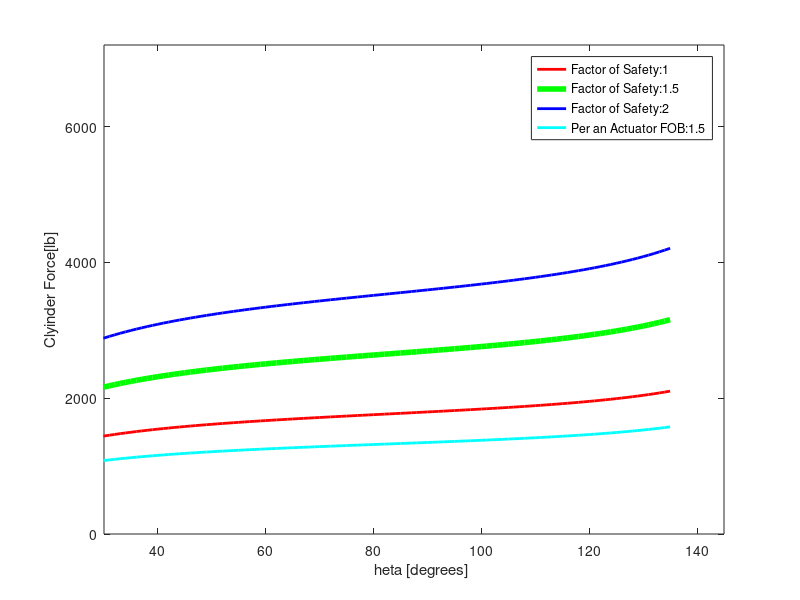
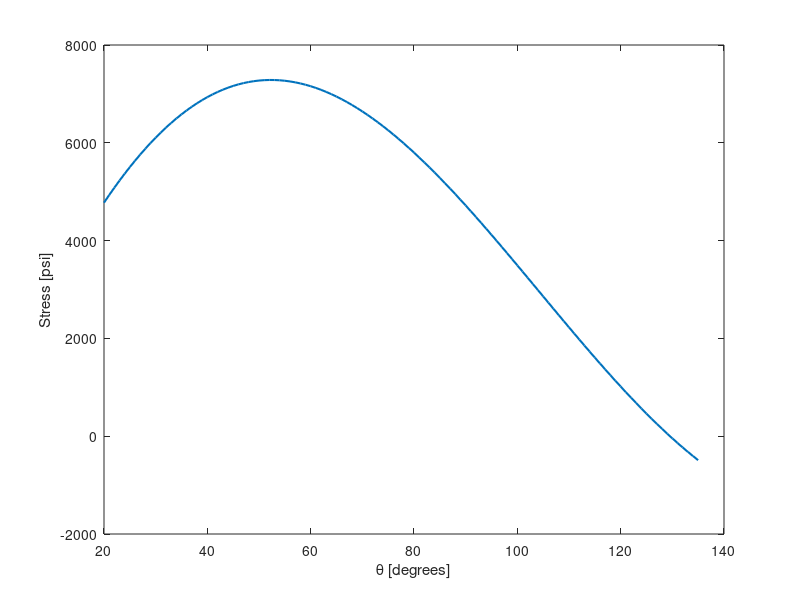

MATLAB code for these plots, in order:
%% Wesley Schumacher
% ME ID:627-566
% MCEN 4085 Senior Design
% Fall 2021
% Force Analysis

%% House-keeping Runner function
clc; close all;

%% Actuator Forces

%Constants
Weight = 600 + 50;                  % [lb] Weight of Bin plus Weight of Forks and Lifting Arm
DistanceFromPivotToCylinder = 24;%5.38;  % [inches]
%DistanceFromPivotToWeight = 32.61;     % [inches]




%DistanceFromPivotToCylinder = 10;  % [inches]
%DistanceFromPivotToWeight = 32.61-5;     % [inches]

DistanceFromPivotToWeight = linspace(45,39,116);
%Vaiables

theta = 20:135;                     % [degrees] The angle the Lifting Arm is from the frame
CylinderAgngle = 150:-1:35;         % [degrees] The Angle the Cylinder is from the Lifitng Arm
BinWeightangle = theta;             % [degrees] The Angle the weight is compared to the lifting Arm(Same direction as Gravity)

%650lb*sin(70)*(34in + 6.5in) = CF*sin(90)*(6.5in)  Cylinder Force = 3196 lbs

ClyinderForce = (Weight .* sind(BinWeightangle) .* (DistanceFromPivotToCylinder + DistanceFromPivotToWeight)) ./ (sind(CylinderAgngle) .* DistanceFromPivotToCylinder);

figure(1)
plot(theta,ClyinderForce, 'r','linewidth',2)

hold on
plot(theta,ClyinderForce*1.5, 'g','linewidth',4)
plot(theta,ClyinderForce*2, 'b','linewidth',2)
plot(theta,(ClyinderForce*1.5)/2, 'c','linewidth',2)

legend('Factor of Safety:1','Factor of Safety:1.5','Factor of Safety:2','Per an Actuator FOB:1.5','Location','northeast')
xlabel("\theta [degrees]")
ylabel("Clyinder Force[lb]")
xlim([30 145])
ylim([0000 7200])


%% Actuator Forces

%Square beam dimentions
side1 = 2;    %Inches 2x2 for example
thickness = 0.125; %Inches

innerside = side1-2*thickness; %Inner dimension

r = side1/2;    %furthest point from the center

I_beam = side1^4/12 - innerside^2/12;   %Inertia

Area_beam = side1^2 - innerside^2;

Weight = 600 + 50;                          % [lb] Weight of Bin plus Weight of Forks and Lifting Arm
DistanceFromPivotToCylinder = 5.38;         % [inches]
DistanceFromPivotToWeight = linspace(20,0,116);     % As center of mass moves across beam

theta = 20:135;                     % [degrees] The angle the Lifting Arm is from the frame
BinWeightangle = theta;             % [degrees] The Angle the weight is compared to the lifting Arm(Same direction as Gravity)

Moment = Weight .*sind(theta) .* DistanceFromPivotToWeight;

stress_mom = Moment * r / I_beam;

stress_norm = Weight .* cosd(theta) / Area_beam;

stress = stress_mom + stress_norm;

figure(2)

plot(theta,stress,'Linewidth',1.5);
ylabel('Stress [psi]');
xlabel('\theta [degrees]');

Sy = 100000;
N = Sy/max(stress)
